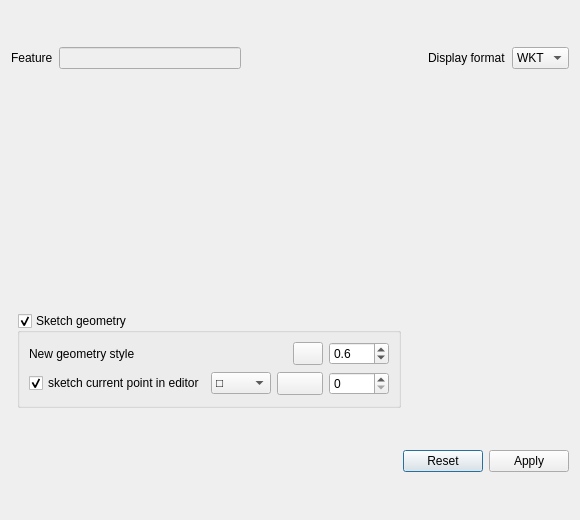
<?xml version="1.0" encoding="UTF-8"?>
<ui version="4.0">
 <class>GeomEditor</class>
 <widget class="QDialog" name="GeomEditor">
  <property name="geometry">
   <rect>
    <x>0</x>
    <y>0</y>
    <width>580</width>
    <height>520</height>
   </rect>
  </property>
  <property name="windowTitle">
   <string>Plain Geometry Editor</string>
  </property>
  <layout class="QGridLayout" name="gridLayout_4">
   <item row="3" column="2">
    <spacer name="horizontalSpacer_4">
     <property name="orientation">
      <enum>Qt::Horizontal</enum>
     </property>
     <property name="sizeHint" stdset="0">
      <size>
       <width>40</width>
       <height>20</height>
      </size>
     </property>
    </spacer>
   </item>
   <item row="4" column="0" colspan="3">
    <widget class="QWidget" name="w5" native="true">
     <layout class="QGridLayout" name="gridLayout_2">
      <property name="margin">
       <number>0</number>
      </property>
      <item row="0" column="0">
       <spacer name="horizontalSpacer">
        <property name="orientation">
         <enum>Qt::Horizontal</enum>
        </property>
        <property name="sizeHint" stdset="0">
         <size>
          <width>223</width>
          <height>20</height>
         </size>
        </property>
       </spacer>
      </item>
      <item row="0" column="1">
       <widget class="QPushButton" name="resetButton">
        <property name="text">
         <string>Reset</string>
        </property>
       </widget>
      </item>
      <item row="0" column="2">
       <widget class="QPushButton" name="applyButton">
        <property name="text">
         <string>Apply</string>
        </property>
       </widget>
      </item>
     </layout>
    </widget>
   </item>
   <item row="2" column="0" colspan="3">
    <widget class="QWidget" name="w2" native="true">
     <layout class="QGridLayout" name="gridLayout_6">
      <item row="0" column="0">
       <widget class="QLabel" name="geomStatusLabel">
        <property name="text">
         <string/>
        </property>
       </widget>
      </item>
      <item row="0" column="1">
       <spacer name="horizontalSpacer_6">
        <property name="orientation">
         <enum>Qt::Horizontal</enum>
        </property>
        <property name="sizeHint" stdset="0">
         <size>
          <width>40</width>
          <height>20</height>
         </size>
        </property>
       </spacer>
      </item>
     </layout>
    </widget>
   </item>
   <item row="0" column="0" colspan="3">
    <widget class="QWidget" name="w0" native="true">
     <layout class="QGridLayout" name="gridLayout_3">
      <property name="margin">
       <number>0</number>
      </property>
      <item row="0" column="1">
       <widget class="QLineEdit" name="featureEdit">
        <property name="enabled">
         <bool>false</bool>
        </property>
       </widget>
      </item>
      <item row="0" column="0">
       <widget class="QLabel" name="layerLabel">
        <property name="text">
         <string>Feature</string>
        </property>
       </widget>
      </item>
      <item row="0" column="4">
       <widget class="QComboBox" name="displayCombo">
        <item>
         <property name="text">
          <string>WKT</string>
         </property>
        </item>
        <item>
         <property name="text">
          <string>WKB</string>
         </property>
        </item>
       </widget>
      </item>
      <item row="0" column="3">
       <widget class="QLabel" name="label">
        <property name="text">
         <string>Display format</string>
        </property>
       </widget>
      </item>
      <item row="0" column="2">
       <spacer name="horizontalSpacer_3">
        <property name="orientation">
         <enum>Qt::Horizontal</enum>
        </property>
        <property name="sizeHint" stdset="0">
         <size>
          <width>40</width>
          <height>20</height>
         </size>
        </property>
       </spacer>
      </item>
     </layout>
    </widget>
   </item>
   <item row="3" column="1">
    <widget class="QgsCollapsibleGroupBoxBasic" name="sketchGeometry">
     <property name="title">
      <string>Sketch geometry</string>
     </property>
     <property name="checkable">
      <bool>true</bool>
     </property>
     <property name="collapsed" stdset="0">
      <bool>true</bool>
     </property>
     <layout class="QGridLayout" name="gridLayout_7">
      <item row="0" column="0">
       <widget class="QWidget" name="widget" native="true">
        <layout class="QGridLayout" name="gridLayout_5">
         <property name="margin">
          <number>0</number>
         </property>
         <item row="0" column="0">
          <widget class="QLabel" name="label_2">
           <property name="text">
            <string>New geometry style</string>
           </property>
          </widget>
         </item>
         <item row="1" column="0" colspan="5">
          <widget class="QWidget" name="pointRubberGroup" native="true">
           <layout class="QGridLayout" name="gridLayout_8">
            <property name="margin">
             <number>0</number>
            </property>
            <item row="0" column="6">
             <widget class="QSpinBox" name="currentPointRubberSize">
              <property name="minimumSize">
               <size>
                <width>60</width>
                <height>0</height>
               </size>
              </property>
              <property name="toolTip">
               <string extracomment="Size"/>
              </property>
             </widget>
            </item>
            <item row="0" column="1">
             <widget class="QComboBox" name="currentPointRubberIcon">
              <property name="currentIndex">
               <number>3</number>
              </property>
              <item>
               <property name="text">
                <string>None</string>
               </property>
              </item>
              <item>
               <property name="text">
                <string>+</string>
               </property>
              </item>
              <item>
               <property name="text">
                <string>x</string>
               </property>
              </item>
              <item>
               <property name="text">
                <string>□</string>
               </property>
              </item>
              <item>
               <property name="text">
                <string>○</string>
               </property>
              </item>
             </widget>
            </item>
            <item row="0" column="0">
             <widget class="QCheckBox" name="displayPointRubber">
              <property name="text">
               <string>sketch current point in editor</string>
              </property>
              <property name="checked">
               <bool>true</bool>
              </property>
             </widget>
            </item>
            <item row="0" column="5">
             <widget class="QgsColorButton" name="currentPointRubberColor">
              <property name="sizePolicy">
               <sizepolicy hsizetype="Preferred" vsizetype="Preferred">
                <horstretch>0</horstretch>
                <verstretch>0</verstretch>
               </sizepolicy>
              </property>
              <property name="minimumSize">
               <size>
                <width>30</width>
                <height>0</height>
               </size>
              </property>
              <property name="maximumSize">
               <size>
                <width>16777215</width>
                <height>16777215</height>
               </size>
              </property>
              <property name="text">
               <string/>
              </property>
             </widget>
            </item>
           </layout>
          </widget>
         </item>
         <item row="0" column="4">
          <widget class="QDoubleSpinBox" name="featureRubberSize">
           <property name="minimumSize">
            <size>
             <width>60</width>
             <height>0</height>
            </size>
           </property>
           <property name="maximumSize">
            <size>
             <width>16777215</width>
             <height>16777215</height>
            </size>
           </property>
           <property name="toolTip">
            <string extracomment="Size"/>
           </property>
           <property name="decimals">
            <number>1</number>
           </property>
           <property name="minimum">
            <double>0.100000000000000</double>
           </property>
           <property name="maximum">
            <double>20.000000000000000</double>
           </property>
           <property name="singleStep">
            <double>0.200000000000000</double>
           </property>
           <property name="value">
            <double>0.600000000000000</double>
           </property>
          </widget>
         </item>
         <item row="0" column="1">
          <spacer name="horizontalSpacer_2">
           <property name="orientation">
            <enum>Qt::Horizontal</enum>
           </property>
           <property name="sizeHint" stdset="0">
            <size>
             <width>140</width>
             <height>20</height>
            </size>
           </property>
          </spacer>
         </item>
         <item row="0" column="3">
          <widget class="QgsColorButton" name="featureRubberColor">
           <property name="sizePolicy">
            <sizepolicy hsizetype="Preferred" vsizetype="Preferred">
             <horstretch>0</horstretch>
             <verstretch>0</verstretch>
            </sizepolicy>
           </property>
           <property name="minimumSize">
            <size>
             <width>30</width>
             <height>0</height>
            </size>
           </property>
           <property name="maximumSize">
            <size>
             <width>16777215</width>
             <height>16777215</height>
            </size>
           </property>
           <property name="text">
            <string/>
           </property>
          </widget>
         </item>
        </layout>
       </widget>
      </item>
     </layout>
    </widget>
   </item>
   <item row="1" column="0" colspan="3">
    <widget class="QWidget" name="editorContainer" native="true"/>
   </item>
  </layout>
 </widget>
 <customwidgets>
  <customwidget>
   <class>QgsColorButton</class>
   <extends>QToolButton</extends>
   <header>qgscolorbutton.h</header>
  </customwidget>
  <customwidget>
   <class>QgsCollapsibleGroupBoxBasic</class>
   <extends>QGroupBox</extends>
   <header>qgis.gui</header>
   <container>1</container>
  </customwidget>
 </customwidgets>
 <resources/>
 <connections>
  <connection>
   <sender>sketchGeometry</sender>
   <signal>toggled(bool)</signal>
   <receiver>widget</receiver>
   <slot>setEnabled(bool)</slot>
   <hints>
    <hint type="sourcelabel">
     <x>120</x>
     <y>422</y>
    </hint>
    <hint type="destinationlabel">
     <x>262</x>
     <y>441</y>
    </hint>
   </hints>
  </connection>
 </connections>
</ui>
